Frame 1 (no input): blank canvas, image omitted
Frame 60 (no input): blank canvas, image omitted
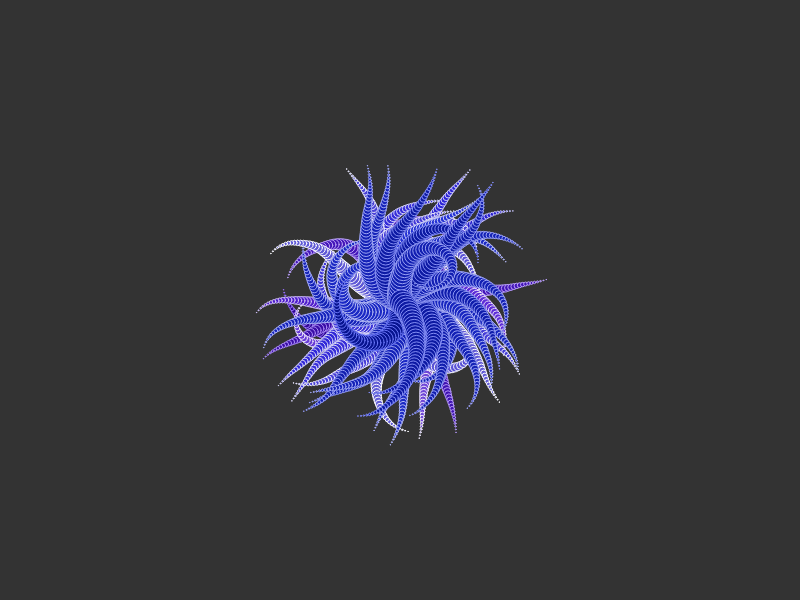
Frame 120 (the mouse pressed at the canvas centre since frame 60)

The p5.js sketch whose frames 1 and 60 were blank and that drew this single picture after the mouse press (run headless with seeded random() and noise() and a simulated clock; from frame 60 on, the mouse is pressed at the canvas centre):

// p5.js sketch
// ── sketch.js
let tono
let passo = 3          // quanto avanza a ogni cerchio
let curvatura = 0.05   // curvatura di partenza di ogni traccia (radianti)
let variazione = 0.02 // di quanto può cambiare la curvatura a ogni cerchio
let luminosita;

function setup() {
    createCanvas(800, 600)
    colorMode(HSL)
    tono = random(360)
    luminosita = random(20, 60);
    background(20)
}

function draw() {
    if (mouseIsPressed) {
        luminosita = constrain(luminosita + random(-5, 5), 20, 60);
        let sat = 120-luminosita
        stroke(tono, sat,luminosita+40);
        fill(tono, sat, luminosita)
        let x = mouseX
        let y = mouseY
        let verso = random(TWO_PI)
        let curva = curvatura
        for (let i = 0; i < 50; i = i + 1) {
            x = x + passo * cos(verso)
            y = y + passo * sin(verso)
            circle(x, y, (50 - i) / 2)
            verso = verso + curva
            curva = curva + random(-variazione, variazione)
        }
        if (random() < 0.033) {  // due volte su cento...
            tono = random(360)  // cambia il tono del riempimento
        }
    }
}

// ── style.css
/* Lo stile della pagina che contiene lo sketch */

body {
  margin: 0;
  background: #fff;
}

canvas {
  display: block;
}
